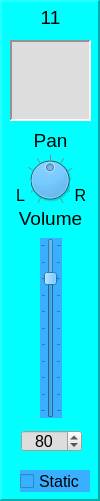
    <widget class="QFrame" name="frame_MidiMixer_Chan_11">
     <property name="geometry">
      <rect>
       <x>230</x>
       <y>10</y>
       <width>100</width>
       <height>501</height>
      </rect>
     </property>
     <property name="styleSheet">
      <string notr="true">background-color: rgb(0, 255, 255);</string>
     </property>
     <property name="frameShape">
      <enum>QFrame::Panel</enum>
     </property>
     <property name="frameShadow">
      <enum>QFrame::Raised</enum>
     </property>
     <property name="lineWidth">
      <number>2</number>
     </property>
     <property name="midLineWidth">
      <number>2</number>
     </property>
     <widget class="QSlider" name="verticalSlider_MidiMixerChanVol_11">
      <property name="geometry">
       <rect>
        <x>40</x>
        <y>238</y>
        <width>22</width>
        <height>180</height>
       </rect>
      </property>
      <property name="styleSheet">
       <string notr="true">background-color: rgb(57, 176, 255);</string>
      </property>
      <property name="maximum">
       <number>100</number>
      </property>
      <property name="value">
       <number>80</number>
      </property>
      <property name="orientation">
       <enum>Qt::Vertical</enum>
      </property>
      <property name="tickPosition">
       <enum>QSlider::TicksBothSides</enum>
      </property>
      <property name="tickInterval">
       <number>10</number>
      </property>
     </widget>
     <widget class="QDial" name="dial_MidiMixerChanPan_11">
      <property name="geometry">
       <rect>
        <x>25</x>
        <y>148</y>
        <width>50</width>
        <height>64</height>
       </rect>
      </property>
      <property name="styleSheet">
       <string notr="true">background-color: rgb(57, 176, 255);</string>
      </property>
      <property name="minimum">
       <number>-50</number>
      </property>
      <property name="maximum">
       <number>50</number>
      </property>
      <property name="notchTarget">
       <double>10.000000000000000</double>
      </property>
      <property name="notchesVisible">
       <bool>true</bool>
      </property>
     </widget>
     <widget class="QLabel" name="label_31">
      <property name="geometry">
       <rect>
        <x>27</x>
        <y>130</y>
        <width>47</width>
        <height>21</height>
       </rect>
      </property>
      <property name="font">
       <font>
        <pointsize>14</pointsize>
       </font>
      </property>
      <property name="text">
       <string>Pan</string>
      </property>
      <property name="alignment">
       <set>Qt::AlignCenter</set>
      </property>
     </widget>
     <widget class="QLabel" name="label_32">
      <property name="geometry">
       <rect>
        <x>10</x>
        <y>208</y>
        <width>81</width>
        <height>21</height>
       </rect>
      </property>
      <property name="font">
       <font>
        <pointsize>14</pointsize>
       </font>
      </property>
      <property name="text">
       <string>Volume</string>
      </property>
      <property name="alignment">
       <set>Qt::AlignCenter</set>
      </property>
     </widget>
     <widget class="QSpinBox" name="spinBox_MidiMixerChanVol_11">
      <property name="geometry">
       <rect>
        <x>21</x>
        <y>430</y>
        <width>61</width>
        <height>22</height>
       </rect>
      </property>
      <property name="font">
       <font>
        <pointsize>12</pointsize>
       </font>
      </property>
      <property name="styleSheet">
       <string notr="true">background-color: rgb(221, 221, 221);</string>
      </property>
      <property name="alignment">
       <set>Qt::AlignCenter</set>
      </property>
      <property name="maximum">
       <number>100</number>
      </property>
      <property name="value">
       <number>80</number>
      </property>
     </widget>
     <widget class="QLabel" name="label_33">
      <property name="geometry">
       <rect>
        <x>30</x>
        <y>5</y>
        <width>41</width>
        <height>25</height>
       </rect>
      </property>
      <property name="font">
       <font>
        <pointsize>14</pointsize>
       </font>
      </property>
      <property name="text">
       <string>11</string>
      </property>
      <property name="alignment">
       <set>Qt::AlignCenter</set>
      </property>
     </widget>
     <widget class="QTextEdit" name="textEdit_MidiMixerChanText_11">
      <property name="geometry">
       <rect>
        <x>10</x>
        <y>40</y>
        <width>81</width>
        <height>81</height>
       </rect>
      </property>
      <property name="styleSheet">
       <string notr="true">background-color: rgb(221, 221, 221);</string>
      </property>
      <property name="frameShape">
       <enum>QFrame::Panel</enum>
      </property>
      <property name="lineWidth">
       <number>2</number>
      </property>
      <property name="midLineWidth">
       <number>2</number>
      </property>
      <property name="readOnly">
       <bool>true</bool>
      </property>
     </widget>
     <widget class="QLabel" name="label_69">
      <property name="geometry">
       <rect>
        <x>70</x>
        <y>180</y>
        <width>21</width>
        <height>31</height>
       </rect>
      </property>
      <property name="font">
       <font>
        <pointsize>12</pointsize>
       </font>
      </property>
      <property name="text">
       <string>R</string>
      </property>
      <property name="alignment">
       <set>Qt::AlignCenter</set>
      </property>
     </widget>
     <widget class="QLabel" name="label_70">
      <property name="geometry">
       <rect>
        <x>10</x>
        <y>180</y>
        <width>21</width>
        <height>31</height>
       </rect>
      </property>
      <property name="font">
       <font>
        <pointsize>12</pointsize>
       </font>
      </property>
      <property name="text">
       <string>L</string>
      </property>
      <property name="alignment">
       <set>Qt::AlignCenter</set>
      </property>
     </widget>
     <widget class="QCheckBox" name="checkBox_MidiMixerChanStaticVol_11">
      <property name="geometry">
       <rect>
        <x>20</x>
        <y>470</y>
        <width>70</width>
        <height>22</height>
       </rect>
      </property>
      <property name="font">
       <font>
        <pointsize>12</pointsize>
       </font>
      </property>
      <property name="styleSheet">
       <string notr="true">background-color: rgb(57, 176, 255);</string>
      </property>
      <property name="text">
       <string>Static</string>
      </property>
     </widget>
    </widget>
